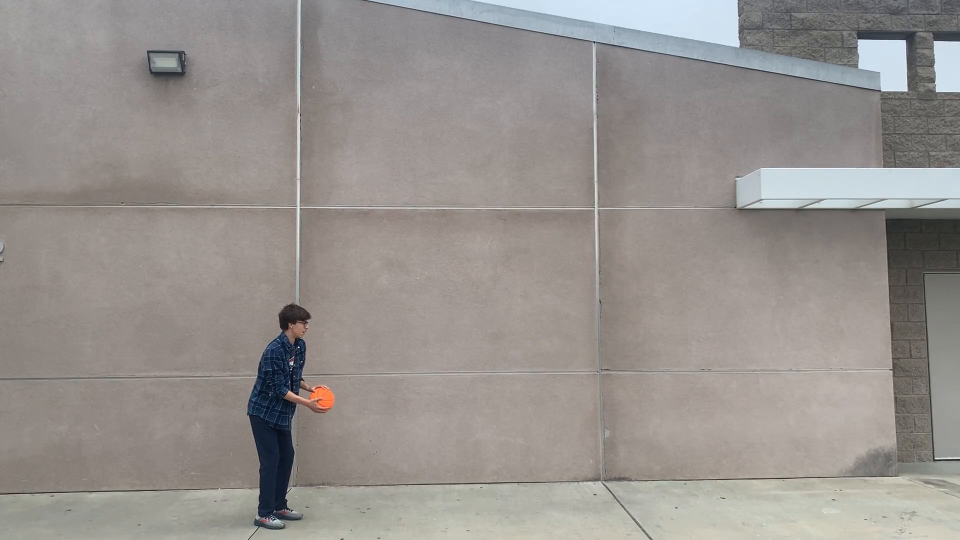
#> input picture frame 9 of Ohio_Rizz.mp4, 1920 x 1080 px, given in place of 0519test.mp4, which was not available (shown at 1/2 size)
$ python framecopytest.py
#> lines starting #> are read from the running program, lines starting #| are printed output that depends on the picture; after the words box and inside, x2 and y2 are one past the last pixel; in counts of white or black regions, pixels touching at a corner belong together
import cv2

cam = cv2.VideoCapture(r"C:\Users\chase\Downloads\0519test.mp4")
while cam.isOpened():
    ret, frame = cam.read()
#> frame is the input picture: shape (1080, 1920, 3); mean B, G, R 142.4, 145.8, 150.9
    if not ret:
        break

    newFrame = frame.copy()  # Create a copy of the frame
    cv2.putText(newFrame, "This is a test", (50, 50), cv2.FONT_HERSHEY_SIMPLEX, 1, (0, 255, 0), 2)
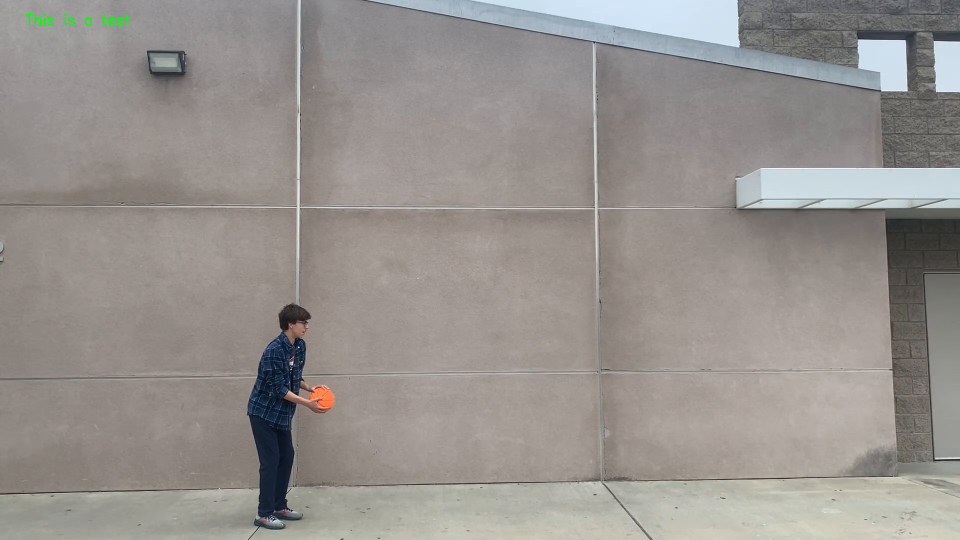
#> newFrame: shape (1080, 1920, 3) (shown at 1/2 size); 0.06% of pixels changed, all inside (x1, y1, x2, y2) = (50, 27, 261, 52)

    cv2.imshow("Original Frame", frame)
    cv2.imshow("test", newFrame)
    if cv2.waitKey(1) & 0xFF == ord('q'):
#> (key q is pressed here)
        break

$ run again, starting later in the video
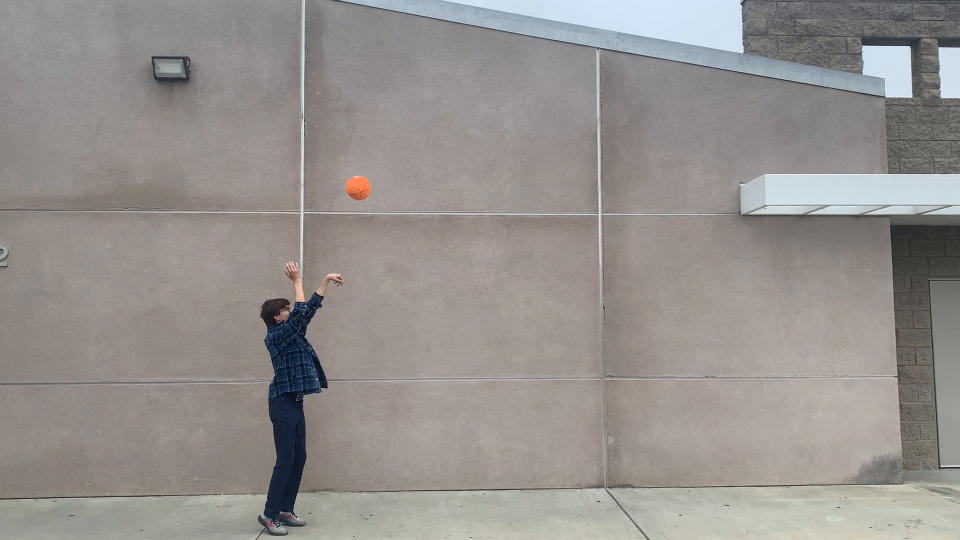
#> input picture frame 44 of Ohio_Rizz.mp4, 1920 x 1080 px, given in place of 0519test.mp4, which was not available (shown at 1/2 size)
#> frame is the input picture: shape (1080, 1920, 3); mean B, G, R 141.6, 144.7, 149.7
#> `cv2.putText(newFrame, "This is a test", (50, 50), cv2.FONT_HERSHEY_SIM..`:
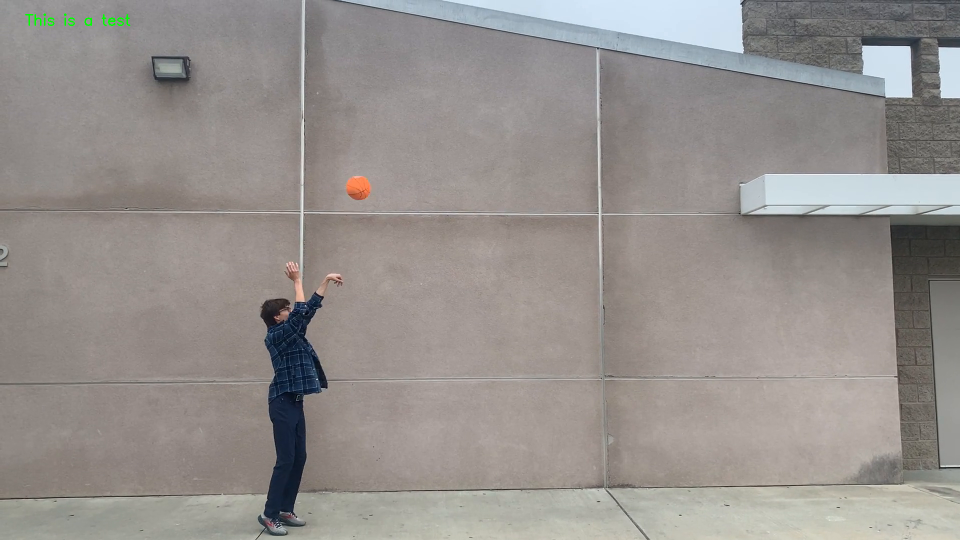
#> newFrame: shape (1080, 1920, 3) (shown at 1/2 size); 0.06% of pixels changed, all inside (x1, y1, x2, y2) = (50, 27, 261, 52)

$ run again, starting later in the video
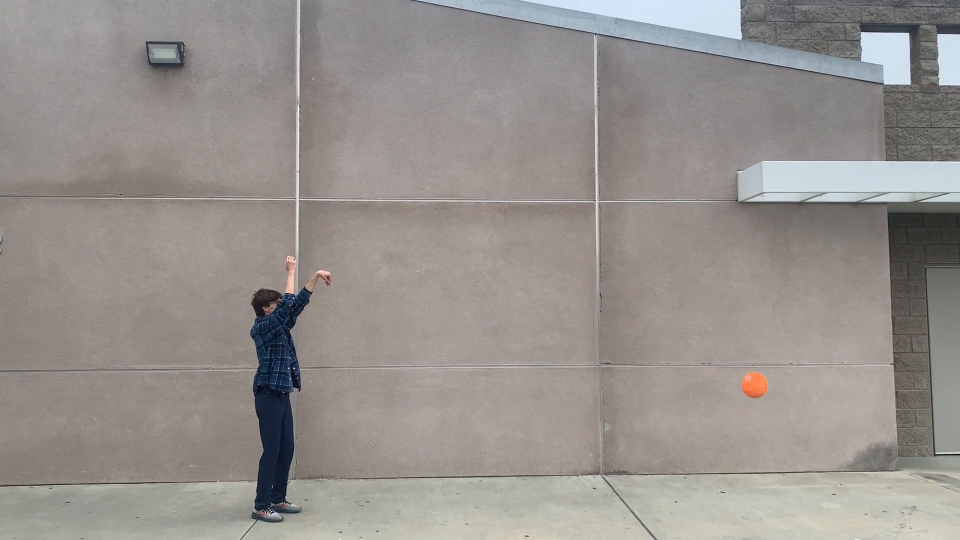
#> input picture frame 79 of Ohio_Rizz.mp4, 1920 x 1080 px, given in place of 0519test.mp4, which was not available (shown at 1/2 size)
#> frame is the input picture: shape (1080, 1920, 3); mean B, G, R 142.1, 145.6, 150.9
#> `cv2.putText(newFrame, "This is a test", (50, 50), cv2.FONT_HERSHEY_SIM..`:
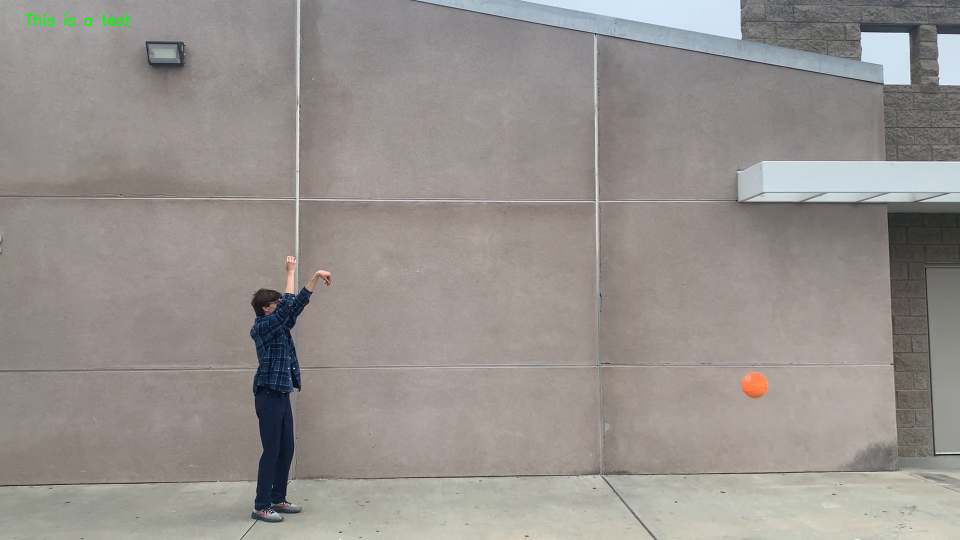
#> newFrame: shape (1080, 1920, 3) (shown at 1/2 size); 0.06% of pixels changed, all inside (x1, y1, x2, y2) = (50, 27, 261, 52)
